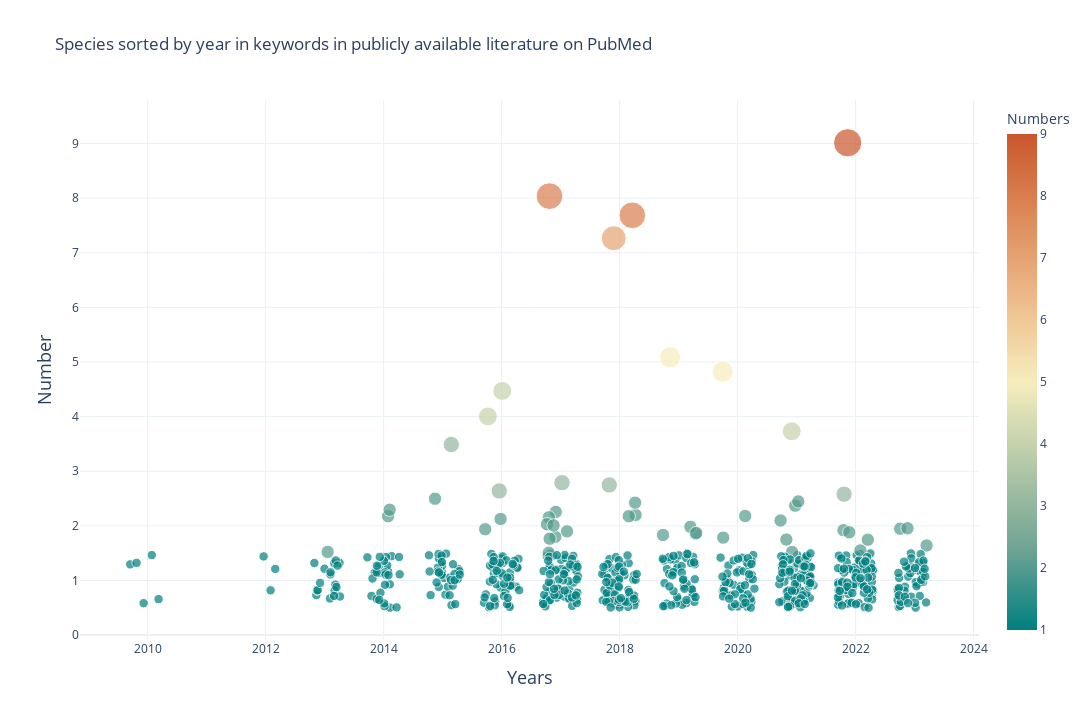

Notebook source saved alongside this figure:
### Code cell
import plotly.express as px
import pandas as pd
import numpy as np


# 读取CSV文件
df_keyword_sort = pd.read_csv('Mt_keywords_counts_year.tsv', sep='\t')

def plot_keywords_scatter(df_keyword_sort,chart_size=20, color_continuous_scale="RdBu"):
    """
    创建一个散点图来展示关键词在不同年份的数量。
    """
    # 转换Count列为float类型，并添加噪声,防止点都聚在一个位置
    df_keyword_sort['Count'] = df_keyword_sort['Count'].astype(float)
    df_keyword_sort['Counts'] = df_keyword_sort['Count'] + np.random.uniform(-0.5, 0.5, size=len(df_keyword_sort))
    df_keyword_sort['Years'] = df_keyword_sort['Year'] + np.random.uniform(-0.3, 0.3, size=len(df_keyword_sort))

    # 创建散点图
    fig = px.scatter(df_keyword_sort, 
                     x='Years', 
                     y='Counts', 
                     size='Count',
                     color='Count',
                     hover_name='Keyword',  # 使用关键词作为悬浮名称
                     hover_data=['Year', 'Count'], 
                     size_max=chart_size,
                     title='Species sorted by year in keywords in publicly available literature on PubMed',
                     labels={"Count": "Numbers", "Year": "Years"},
                     color_continuous_scale=color_continuous_scale,
                    )

    # 更新图表布局
    fig.update_layout(
        template="plotly_white",
        width=1280,
        height=720,
        xaxis=dict(title=dict(text='Years', font=dict(size=18))),
        yaxis=dict(title=dict(text='Number', font=dict(size=18)),
        )
    )

    # 方案1:将fig对象转为json
    # fig_json = pio.to_json(fig)
    # return fig_json

    # 方案2:将fig转为html格式，返回html代码
    # fig_html = plot(fig, output_type='div', include_plotlyjs=False)        
    # return fig_html

    # 方案3:将fig转为html格式，保存为html文件
    # fig.write_html("keywords_sort.html")
    # return "keywords_sort.html"


    # 显示图表
    return fig

# 示例调用
plot_keywords_scatter(df_keyword_sort, 
                      chart_size=20, 
                      color_continuous_scale="Geyser")

### Figure 1 — Plotly figure (JSON) as saved in the notebook; plotly's stock layout.template omitted (floating-point values rounded to 4 significant figures; data arrays with more than 128 entries replaced by an {"elided": "..."} marker saying what was removed)
{"data": [{"customdata": {"elided": "650x2 int values"}, "hovertemplate": "<b>%{hovertext}</b><br><br>Years=%{customdata[0]}<br>Counts=%{y}<br>Numbers=%{marker.color}<extra></extra>", "hovertext": {"elided": "650 str values"}, "legendgroup": "", "marker": {"color": {"elided": "650 int values"}, "coloraxis": "coloraxis", "size": {"elided": "650 int values"}, "sizemode": "area", "sizeref": 0.0225, "symbol": "circle"}, "mode": "markers", "name": "", "orientation": "v", "showlegend": false, "type": "scatter", "x": {"elided": "650 float values"}, "xaxis": "x", "y": {"elided": "650 float values"}, "yaxis": "y"}], "layout": {"coloraxis": {"colorbar": {"title": {"text": "Numbers"}}, "colorscale": [[0, "rgb(0, 128, 128)"], [0.1667, "rgb(112, 164, 148)"], [0.3333, "rgb(180, 200, 168)"], [0.5, "rgb(246, 237, 189)"], [0.6667, "rgb(237, 187, 138)"], [0.8333, "rgb(222, 138, 90)"], [1, "rgb(202, 86, 44)"]]}, "height": 720, "legend": {"itemsizing": "constant", "tracegroupgap": 0}, "title": {"text": "Species sorted by year in keywords in publicly available literature on PubMed"}, "width": 1280, "xaxis": {"anchor": "y", "domain": [0, 1], "title": {"font": {"size": 18}, "text": "Years"}}, "yaxis": {"anchor": "x", "domain": [0, 1], "title": {"font": {"size": 18}, "text": "Number"}}}}
